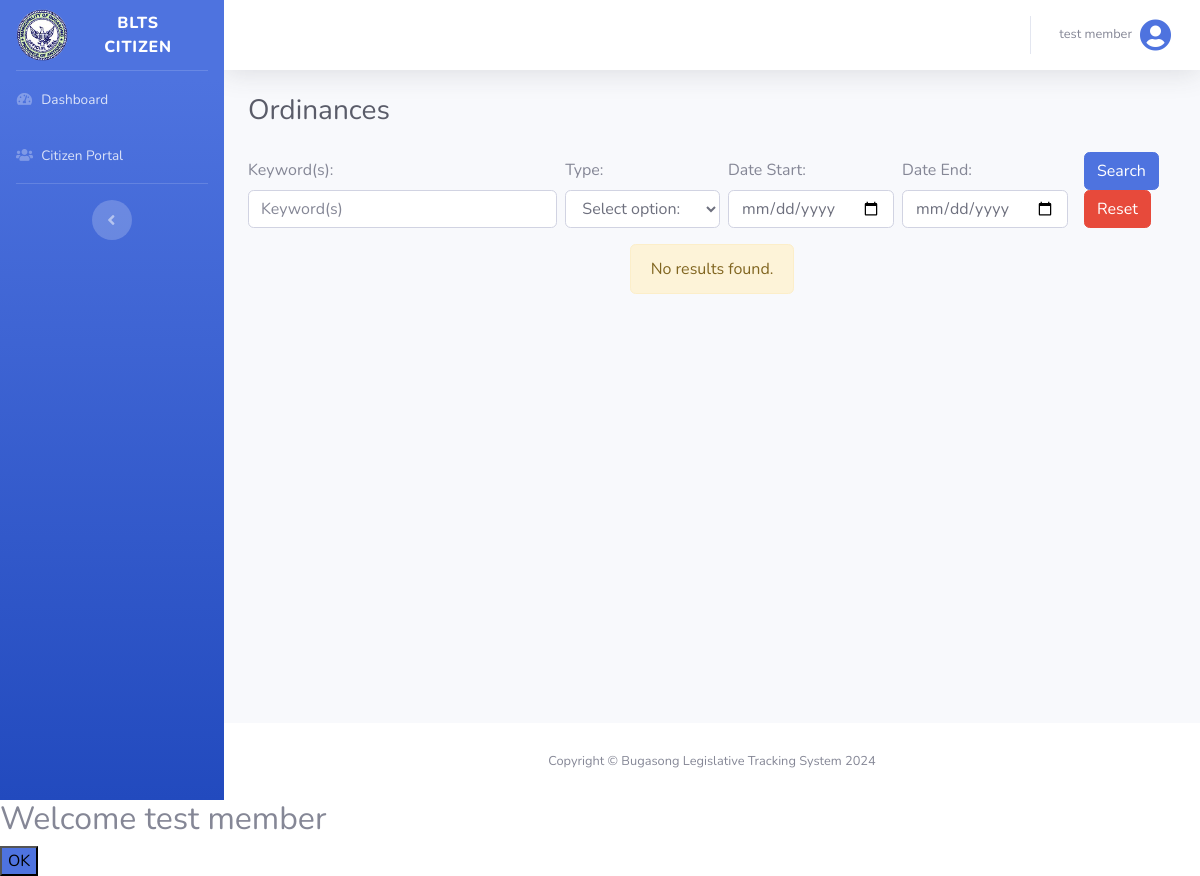
Before: /views/citizen_ordinance.php (signed in) with the older database file.
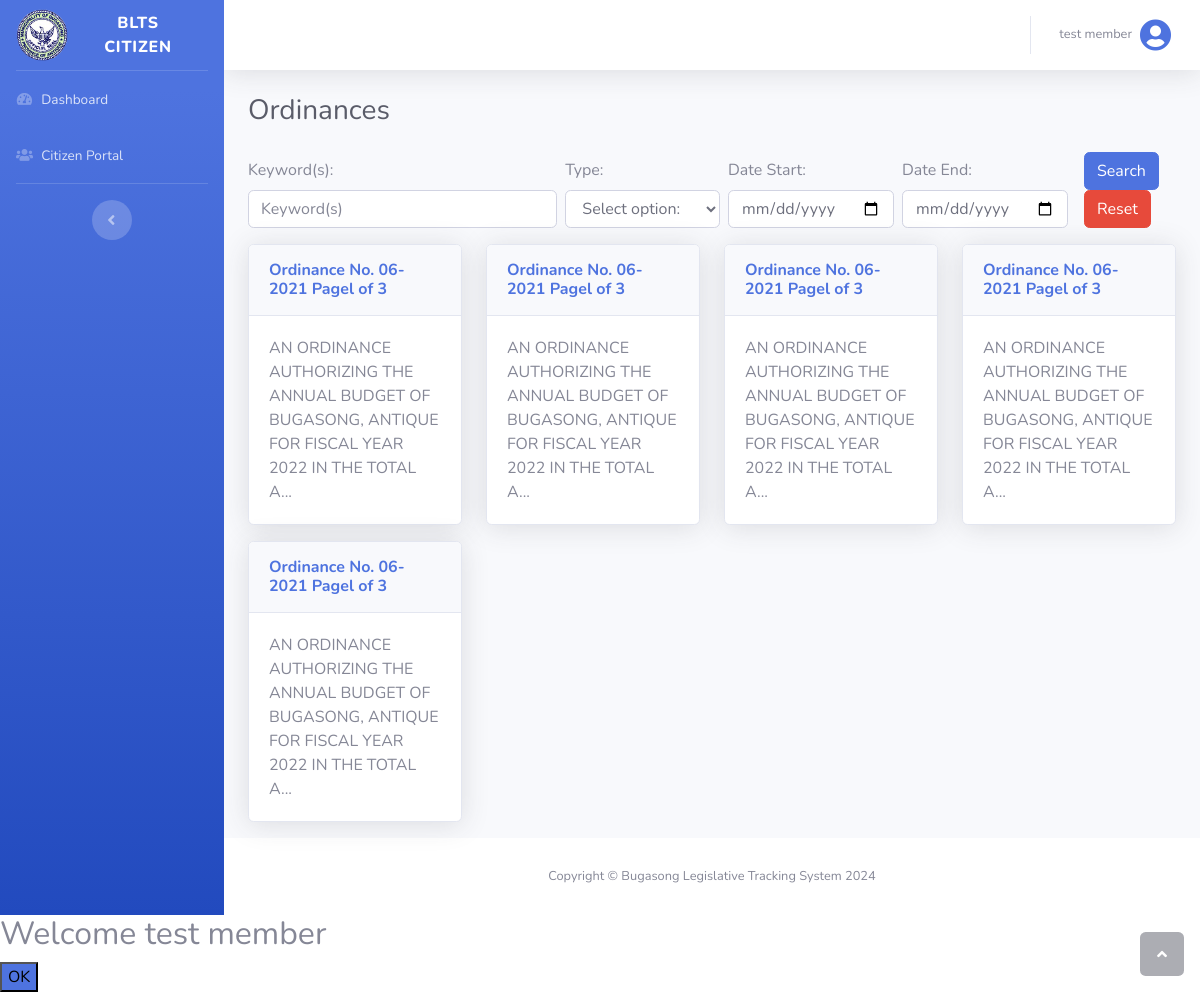
After: the same page with the newer database file.
### tables this page shows
CREATE TABLE `users` (
  `user_id` int(255) NOT NULL,
  `name` varchar(255) NOT NULL,
  `email` varchar(255) NOT NULL,
  `username` varchar(255) NOT NULL,
  `password` varchar(255) NOT NULL,
  `status` int(255) NOT NULL DEFAULT 0,
  `user_type` varchar(255) NOT NULL DEFAULT 'citizen',
  `date_added` datetime NOT NULL DEFAULT current_timestamp()
);

CREATE TABLE `ordinances` (
  `ordinance_id` int(255) NOT NULL,
  `user_id` int(255) NOT NULL,
  `tag_id` int(255) NOT NULL,
  `title` longtext NOT NULL,
  `ordinanceNo` varchar(255) NOT NULL,
  `preamble` longtext NOT NULL,
  `enactingClause` longtext NOT NULL,
  `body` longtext NOT NULL,
  `repealingClause` longtext NOT NULL,
  `effectivityClause` longtext NOT NULL,
  `enactmentDetails` longtext NOT NULL,
  `file` varchar(255) NOT NULL,
  `date_added` datetime NOT NULL DEFAULT current_timestamp(),
  `status` int(255) NOT NULL DEFAULT 0
);

### config/functions.php (called while the page is built, shortened)
<?php
function isLogin()
{
    return isset($_SESSION['isLogin']);
}
function isAdmin()
{
    return isset($_SESSION['user_type']) && $_SESSION['user_type'] === 'admin';
}
function isMember()
{
    return isset($_SESSION['user_type']) && $_SESSION['user_type'] === 'citizen';
}
function logName()
{
    $users = find('users', ['user_id' => $_SESSION['user_id']]);
    return !empty($users) ? $users['name'] : null;
}
function logUsertype()
{
    return $_SESSION['user_type'];
}
function getAllOrdinancesDesc($limit)
{
    return findAll('ordinances', 'ordinance_id', 'DESC', $limit);
}

### config/database.php (called while the page is built, shortened)
<?php
$host = "localhost";
$username = "root";
$password = "";
$database = "blts";
$conn = mysqli_connect($host, $username, $password, $database);
function find($table, $conditions)
{
    global $conn;
    $sql = "SELECT * FROM $table WHERE ";
    $params = [];
    foreach ($conditions as $column => $value) {
        $sql .= "$column = ? AND ";
        $params[] = $value;
    }
    $sql = substr($sql, 0, -4);
    $stmt = mysqli_prepare($conn, $sql);
    $types = str_repeat("s", count($params));
    $stmt->bind_param($types, ...$params);
    $stmt->execute();
    $result = $stmt->get_result();
    return $result->fetch_assoc();
}
function findAll($table, $orderBy = null, $direction = 'ASC', $limit = null)
{
    global $conn;
    $sql = "SELECT * FROM $table";
    if ($orderBy === 'RAND()') {
        $sql .= " ORDER BY RAND()";
    } elseif ($orderBy) {
        $sql .= " ORDER BY $orderBy $direction";
    }
    $result = mysqli_query($conn, $sql);
    return mysqli_fetch_all($result, MYSQLI_ASSOC);
}

### views/citizen_ordinance.php (the view, shortened to what this page needs)
<?php
@include('header.php');
?>
<div id="content-wrapper" class="d-flex flex-column">
    <div id="content">
        <?php @include('top_navbar.php'); ?>
        <div class="container-fluid">
            <div class="d-sm-flex align-items-center justify-content-between mb-4">
                <h1 class="h3 mb-0 text-gray-800">Ordinances</h1>
            </div>
            <div class="row mb-3">
                <div class="col-12">
                    <form action="<?php echo htmlspecialchars($_SERVER["PHP_SELF"]); ?>" method="get">
                        <div class="d-flex align-items-end search-container">
                            <div class="keyword-input col-4 p-0 mr-2">
                                <label for="keyword-input">Keyword(s):</label>
                                <input type="text" name="keyword" placeholder="Keyword(s)" class="form-control" value="<?php echo isset($_GET['keyword']) ? htmlspecialchars($_GET['keyword']) : ''; ?>">
                            </div>
                            <div class="type-selection col-2 p-0 mr-2">
                                <label for="type-selection">Type:</label>
                                <select name="tag" id="tag" class="form-control">
                                    <option value="">Select option:</option>
                                </select>
                            </div>
                            <div class="date-input mr-2">
                                <div class="d-flex p-0">
                                    <div class="start-date mr-2">
                                        <label for="start-date">Date Start:</label>
                                        <input type="date" name="date_start" class="form-control" value="<?php echo isset($_GET['date_start']) ? htmlspecialchars($_GET['date_start']) : ''; ?>">
                                    </div>
                                    <div class="end-date mr-2">
                                        <label for="end-date">Date End:</label>
                                        <input type="date" name="date_end" class="form-control" value="<?php echo isset($_GET['date_end']) ? htmlspecialchars($_GET['date_end']) : ''; ?>">
                                    </div>
                                </div>
                            </div>
                            <div class="form-submit">
                                <button type="submit" name="search_ordinance" value="search_ordinance" class="btn btn-primary">Search</button>
                                <a class="btn btn-danger" href="citizen_ordinance.php">Reset</a>
                            </div>
                        </div>
                    </form>
                </div>
            </div>
            <div class="row">
                <?php
                if (isset($_GET['search_ordinance'])) {
                    $ordinances = searchOrdinances($_GET['keyword'], $_GET['tag'], $_GET['date_start'], $_GET['date_end']);
                } else {
                    $ordinances = getAllOrdinancesDesc(null);
                }
                ?>
                <?php if (empty($ordinances)) : ?>
                    <div class="row mx-auto">
                        <div class="alert alert-warning" role="alert">
                            No results found.
                        </div>
                    </div>
                <?php else : ?>
                    <?php foreach ($ordinances as $ordinance) : ?>
                        <div class="col-3 citizen-document-list">
                            <a href="view_ordinance.php?ordinance_id=<?php echo $ordinance['ordinance_id']; ?>" class="citizen-view-document">
                                <div class="card shadow mb-3">
                                    <div class="card-header py-3">
                                        <h6 class="m-0 font-weight-bold text-primary"><?php echo $ordinance['ordinanceNo']; ?></h6>
                                    </div>
                                    <div class="card-body">
                                        <?php echo substr($ordinance['title'], 0, 100) . '...'; ?>
                                    </div>
                                </div>
                            </a>
                        </div>
                    <?php endforeach; ?>
                <?php endif; ?>
            </div>
        </div>
    </div>
    <footer class="sticky-footer bg-white">
        <div class="container my-auto">
            <div class="copyright text-center my-auto">
                <span>Copyright &copy; Bugasong Legislative Tracking System 2024</span>
            </div>
        </div>
    </footer>
</div>
<?php
@include('footer.php');
?>

### views/header.php (shortened to what this page needs)
<!DOCTYPE html>
<html lang="en">
<head>
    <link href="../vendor/fontawesome-free/css/all.min.css" rel="stylesheet" type="text/css">
    <link href="../css/sb-admin-2.min.css" rel="stylesheet">
    <link href="../css/datatable.css" rel="stylesheet">
    <link href="../css/styles.css" rel="stylesheet">
</head>
<body id="page-top">
    <div id="wrapper">
        <?php if (isLogin()) : ?>
            <ul class="navbar-nav bg-gradient-primary sidebar sidebar-dark accordion" id="accordionSidebar">
                <a class="sidebar-brand d-flex align-items-center justify-content-center" id="brandLink" data-title="BLTS - Dashboard" href="dashboard.php">
                    <div class="sidebar-brand-icon">
                        <img src="../img/blts.png" class="img-profile" alt="">
                    </div>
                    <div class="sidebar-brand-text mx-3">BLTS <?php echo logUsertype(); ?></div>
                </a>
                <hr class="sidebar-divider my-0">
                <li class="nav-item">
                    <a class="nav-link Links" id="dashboardLink" href="dashboard.php" data-title="BLTS - Dashboard">
                        <i class="fas fa-fw fa-tachometer-alt"></i>
                        <span>Dashboard</span>
                    </a>
                </li>
                <?php if (isAdmin()) : ?>
                    <li class="nav-item">
                        <a class="nav-link Links" href="#" id="documentManagementLink" data-toggle="collapse" data-target="#DocumentManagePage" aria-expanded="true" aria-controls="DocumentManagePage" data-title="BLTS - Document Management">
                            <i class="fas fa-fw fa-file"></i>
                            <span>Document Management</span>
                        </a>
                        <div id="DocumentManagePage" class="collapse" aria-labelledby="headingPages" data-parent="#accordionSidebar">
                            <div class="bg-white py-2 collapse-inner rounded">
                                <a class="collapse-item" href="../views/admin_resolution.php?manage">Resolutions</a>
                                <a class="collapse-item" href="../views/admin_ordinance.php?manage">Ordinances</a>
                            </div>
                        </div>
                    </li>
                    <li class="nav-item">
                        <a class="nav-link Links" id="publishDocumentLink" href="#" data-toggle="collapse" data-target="#DocumentPublishPage" aria-expanded="true" aria-controls="DocumentPublishPage" data-title="BLTS - Publish Documents">
                            <i class="fas fa-fw fa-upload"></i>
                            <span>Publish Documents</span>
                        </a>
                        <div id="DocumentPublishPage" class="collapse" aria-labelledby="headingPages" data-parent="#accordionSidebar">
                            <div class="bg-white py-2 collapse-inner rounded">
                                <a class="collapse-item" href="../views/admin_resolution.php?publish">Resolutions</a>
                                <a class="collapse-item" href="../views/admin_ordinance.php?publish">Ordinances</a>
                            </div>
                        </div>
                    </li>
                    <li class="nav-item">
                        <a class="nav-link Links" id="adminPanelLink" href="#" data-toggle="collapse" data-target="#adminPanelPage" aria-expanded="true" aria-controls="adminPanelPage" data-title="BLTS - Admin Panel">
                            <i class="fas fa-fw fa-cog"></i>
                            <span>Admin Panel</span>
                        </a>
                        <div id="adminPanelPage" class="collapse" aria-labelledby="headingPages" data-parent="#accordionSidebar">
                            <div class="bg-white py-2 collapse-inner rounded">
                                <a class="collapse-item" href="../views/admin_user_management.php">User Management</a>
                                <a class="collapse-item" href="../views/admin_system_setting.php">System Settings</a>
                                <a class="collapse-item" href="../views/admin_tag.php">Tags</a>
                            </div>
                        </div>
                    </li>
                <?php elseif (isMember()) : ?>
                    <li class="nav-item">
                        <a class="nav-link Links" href="#" id="citizenPortalLink" data-toggle="collapse" data-target="#CitizenPortalPage" aria-expanded="true" aria-controls="CitizenPortalPage" data-title="BLTS - Citizen Portal">
                            <i class="fas fa-fw fa-users"></i>
                            <span>Citizen Portal</span>
                        </a>
                    </li>
                <?php endif; ?>
                <hr class="sidebar-divider d-none d-md-block">
                <div class="text-center d-none d-md-inline">
                    <button class="rounded-circle border-0" id="sidebarToggle"></button>
                </div>
            </ul>
        <?php endif;

### views/top_navbar.php (shortened to what this page needs)
<nav class="navbar navbar-expand navbar-light bg-white topbar mb-4 shadow">
    <ul class="navbar-nav ml-auto">
        <li class="nav-item dropdown no-arrow">
            <a class="nav-link dropdown-toggle" href="#" id="userDropdown" role="button" data-toggle="dropdown" aria-haspopup="true" aria-expanded="false">
                <span class="mr-2 d-none d-lg-inline text-gray-600 small"><?php echo logName(); ?></span>
                <i class="img-profile rounded-circle fas fa-user-circle fa-2x text-primary"></i>
            </a>
        </li>
    </ul>
</nav>

### views/footer.php (shortened to what this page needs)
</div>
<a class="scroll-to-top rounded" href="#page-top">
    <i class="fas fa-angle-up"></i>
</a>
</body>
</body>
</html>

### css/styles.css (style rules this page uses)
.sidebar .nav-item .nav-link[data-toggle=collapse]::after { content: '' !important; }
img.img-profile { height: 52px !important; width: 52px !important; }
a.citizen-view-document, a.citizen-view-post { text-decoration: none; color: unset; }

Changed rows visible on the page:
added ordinances: ordinanceNo "Ordinance No. 06- 2021 Pagel of 3", title "AN ORDINANCE AUTHORIZING THE ANNUAL BUDGET OF BUGASONG, ANTIQUE FOR FISCAL YEAR 2022 IN THE TOTAL A"
added ordinances: ordinanceNo "Ordinance No. 06- 2021 Pagel of 3", title "AN ORDINANCE AUTHORIZING THE ANNUAL BUDGET OF BUGASONG, ANTIQUE FOR FISCAL YEAR 2022 IN THE TOTAL A"
added ordinances: ordinanceNo "Ordinance No. 06- 2021 Pagel of 3", title "AN ORDINANCE AUTHORIZING THE ANNUAL BUDGET OF BUGASONG, ANTIQUE FOR FISCAL YEAR 2022 IN THE TOTAL A"
added ordinances: ordinanceNo "Ordinance No. 06- 2021 Pagel of 3", title "AN ORDINANCE AUTHORIZING THE ANNUAL BUDGET OF BUGASONG, ANTIQUE FOR FISCAL YEAR 2022 IN THE TOTAL A"
added ordinances: ordinanceNo "Ordinance No. 06- 2021 Pagel of 3", title "AN ORDINANCE AUTHORIZING THE ANNUAL BUDGET OF BUGASONG, ANTIQUE FOR FISCAL YEAR 2022 IN THE TOTAL A"
Other visible differences:
text no longer shown: "No results found."
